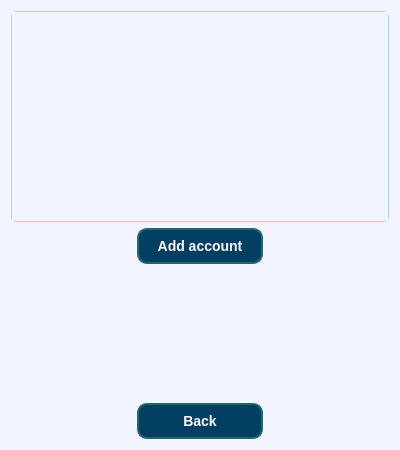
<?xml version="1.0" encoding="UTF-8"?>
<ui version="4.0">
 <class>accounts_window</class>
 <widget class="QWidget" name="accounts_window">
  <property name="geometry">
   <rect>
    <x>0</x>
    <y>0</y>
    <width>400</width>
    <height>450</height>
   </rect>
  </property>
  <property name="windowTitle">
   <string>accounts_window</string>
  </property>
  <property name="styleSheet">
   <string notr="true">QWidget {
    background-color: rgb(242, 244, 255); /* Светлый фон */
}

QMessageBox {
    background-color: rgb(242, 244, 255); /* Светлый фон */
    color: rgb(3, 63, 99); /* Темно-синий цвет текста для контраста */
    border: 2px solid rgb(40, 102, 110); /* Бирюзовая обводка */
    border-radius: 8px; /* Закругленные углы */
}

QMessageBox QLabel {
    color: rgb(3, 63, 99); /* Темный цвет текста */
    font-size: 14px; /* Размер шрифта */
}
QMessageBox QPushButton {
    background-color: rgb(3, 63, 99); /* Синий фон кнопки */
    color: rgb(252, 247, 255); /* Белый цвет текста */
    border: none;
    border-radius: 5px;
    padding: 6px 12px; /* Отступы для приятного вида */
}
QMessageBox QPushButton:hover {
    background-color: rgb(40, 102, 110); /* Цвет при наведении */
}
QInputDialog {
    background-color: rgb(242, 244, 255); /* Светлый фон */
    color: rgb(3, 63, 99); /* Темно-синий цвет текста */
    border: 2px solid rgb(40, 102, 110); /* Бирюзовая обводка */
    border-radius: 8px; /* Закругленные углы */
}

QInputDialog QLabel {
    color: rgb(3, 63, 99); /* Темный синий цвет текста */
    font-size: 14px; /* Размер шрифта */
}

QInputDialog QLineEdit {
    background-color: rgb(252, 247, 255); /* Светлый фон поля ввода */
    color: rgb(3, 63, 99); /* Темный текст */
    border: 1px solid rgb(124, 152, 133); /* Граница поля ввода */
    border-radius: 5px; /* Закругленные углы поля ввода */
    padding: 4px; /* Внутренние отступы */
}

QInputDialog QPushButton {
    background-color: rgb(3, 63, 99); /* Синий фон кнопки */
    color: rgb(252, 247, 255); /* Белый цвет текста */
    border: none;
    border-radius: 5px;
    padding: 6px 12px; /* Отступы для приятного вида */
}

QInputDialog QPushButton:hover {
    background-color: rgb(40, 102, 110); /* Цвет при наведении */
}
QPushButton {
    background-color: rgb(3, 63, 99); /* Тёмно-синий основной цвет */
    color: rgb(252, 247, 255); /* Белый цвет текста */
    border: 2px solid rgb(40, 102, 110); /* Бирюзовая обводка */
    border-radius: 10px; /* Закруглённые края */
    padding: 8px 16px; /* Отступы для приятного вида */
    font-size: 14px; /* Размер шрифта */
    font-weight: bold; /* Жирный текст */
}
QPushButton:hover {
    background-color: rgb(40, 102, 110); /* Цвет кнопки при наведении */
    color: rgb(218, 223, 247); /* Голубой текст при наведении */
}
QPushButton:pressed {
    background-color: rgb(124, 152, 133); /* Цвет при нажатии */
}
QScrollArea {
    background-color: rgb(242, 244, 255); /* Светлый фон */
    border: 1px solid rgb(169, 211, 255); /* Тонкая граница */
    border-radius: 5px; /* Закругленные углы */
}
QScrollBar:vertical {
    background-color: rgb(242, 244, 255); /* Цвет фона скроллбара */
    width: 10px; /* Ширина скроллбара */
}
QScrollBar::handle:vertical {
    background-color: rgb(3, 63, 99); /* Основной цвет ползунка */
    border-radius: 5px;
    min-height: 20px; /* Минимальная высота ползунка */
}
QScrollBar::add-line:vertical, QScrollBar::sub-line:vertical {
    background: none; /* Без линий сверху и снизу */
    height: 0px;
}
</string>
  </property>
  <layout class="QGridLayout" name="gridLayout">
   <item row="0" column="0">
    <widget class="QScrollArea" name="scrollArea">
     <property name="widgetResizable">
      <bool>true</bool>
     </property>
     <widget class="QWidget" name="scrollAreaWidgetContents">
      <property name="geometry">
       <rect>
        <x>0</x>
        <y>0</y>
        <width>380</width>
        <height>211</height>
       </rect>
      </property>
     </widget>
    </widget>
   </item>
   <item row="2" column="0">
    <layout class="QGridLayout" name="gridLayout_2">
     <item row="1" column="0">
      <spacer name="horizontalSpacer">
       <property name="orientation">
        <enum>Qt::Orientation::Horizontal</enum>
       </property>
       <property name="sizeHint" stdset="0">
        <size>
         <width>40</width>
         <height>20</height>
        </size>
       </property>
      </spacer>
     </item>
     <item row="0" column="1">
      <widget class="QPushButton" name="add_button">
       <property name="sizePolicy">
        <sizepolicy hsizetype="MinimumExpanding" vsizetype="Fixed">
         <horstretch>0</horstretch>
         <verstretch>0</verstretch>
        </sizepolicy>
       </property>
       <property name="text">
        <string>Add account</string>
       </property>
      </widget>
     </item>
     <item row="2" column="1">
      <widget class="QPushButton" name="back_button">
       <property name="text">
        <string>Back</string>
       </property>
      </widget>
     </item>
     <item row="1" column="1">
      <spacer name="verticalSpacer">
       <property name="orientation">
        <enum>Qt::Orientation::Vertical</enum>
       </property>
       <property name="sizeHint" stdset="0">
        <size>
         <width>20</width>
         <height>40</height>
        </size>
       </property>
      </spacer>
     </item>
     <item row="1" column="2">
      <spacer name="horizontalSpacer_2">
       <property name="orientation">
        <enum>Qt::Orientation::Horizontal</enum>
       </property>
       <property name="sizeHint" stdset="0">
        <size>
         <width>40</width>
         <height>20</height>
        </size>
       </property>
      </spacer>
     </item>
    </layout>
   </item>
  </layout>
 </widget>
 <resources/>
 <connections/>
</ui>
